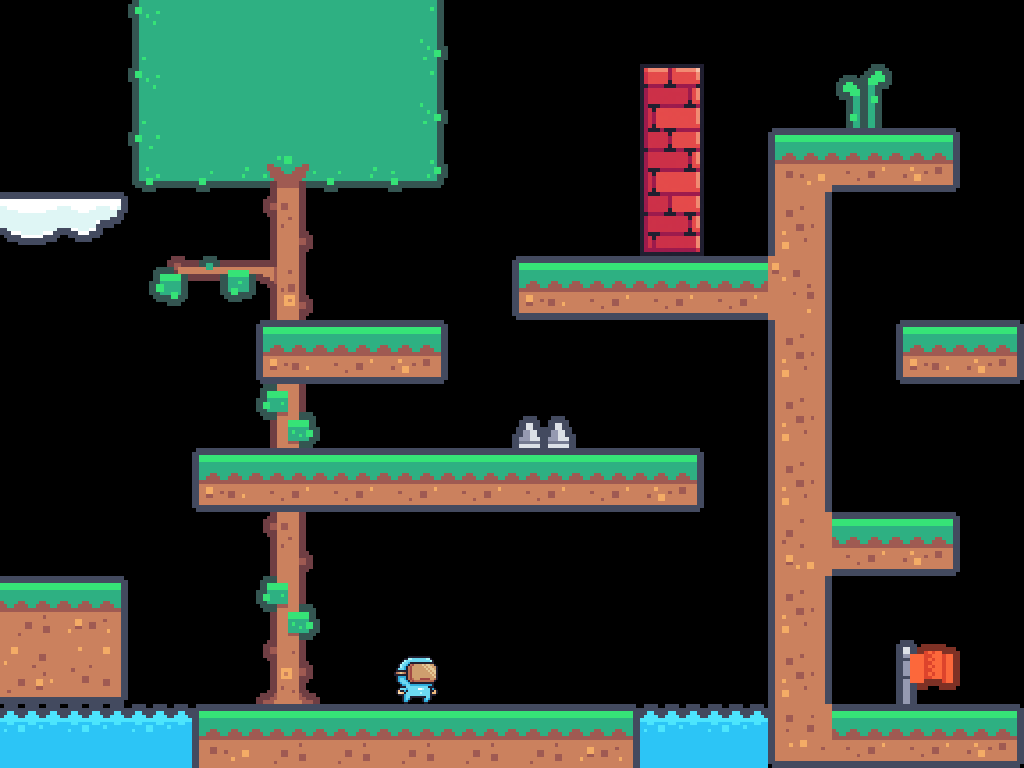

A level layout from a 2D game, rendered from its tile map. Below: a short description, then the map file with its tile-grid data intact:
An orthogonal 16x12 tile map with 64x64 px tiles, 7 tile layers (Background, NPC, Finish, Spike, ...), 3 tilesets and 5 objects (Orange, Apple, Banana, Pineapple, Player).

<map version="1.10" tiledversion="1.11.0" orientation="orthogonal" renderorder="right-down" width="16" height="12" tilewidth="64" tileheight="64" infinite="0" nextlayerid="10" nextobjectid="13">
 <tileset firstgid="1" name="tileset" tilewidth="64" tileheight="64" tilecount="180" columns="20">
  <image source="../assets/Tileset/tileset.png" width="1280" height="576" />
 </tileset>
 <tileset firstgid="181" name="wall" tilewidth="64" tileheight="64" tilecount="3" columns="1">
  <image source="../assets/Tileset/wall.png" width="64" height="192" />
 </tileset>
 <tileset firstgid="184" name="npc" tilewidth="64" tileheight="64" tilecount="1" columns="1">
  <image source="../assets/Tileset/npc.png" width="64" height="64" />
 </tileset>
 <layer id="3" name="Background" width="16" height="12">
  <data encoding="csv">
0,0,38,39,39,39,40,0,0,0,0,0,0,0,0,0,
0,0,38,39,39,39,40,0,0,0,0,0,0,126,0,0,
0,0,58,59,98,59,60,0,0,0,0,0,0,0,0,0,
155,156,0,0,117,0,0,0,0,0,0,0,0,0,0,0,
0,0,99,100,137,0,0,0,0,0,0,0,0,0,0,0,
0,0,0,0,97,0,0,0,0,0,0,0,0,0,0,0,
0,0,0,0,97,0,0,0,0,0,0,0,0,0,0,0,
0,0,0,0,0,0,0,0,0,0,0,0,0,0,0,0,
0,0,0,0,117,0,0,0,0,0,0,0,0,0,0,0,
0,0,0,0,97,0,0,0,0,0,0,0,0,0,0,0,
0,0,0,0,138,0,0,0,0,0,0,0,0,0,0,0,
34,34,34,0,0,0,0,0,0,0,34,34,0,0,0,0
</data>
 </layer>
 <layer id="6" name="NPC" width="16" height="12">
  <data encoding="csv">
0,0,0,0,0,0,0,0,0,0,0,0,0,0,0,0,
0,0,0,0,0,0,0,0,0,0,0,0,0,0,0,0,
0,0,0,0,0,0,0,0,0,0,0,0,0,0,0,0,
0,0,0,0,0,0,0,0,0,0,0,0,0,0,0,0,
0,0,0,0,0,0,0,0,0,0,0,0,0,0,0,0,
0,0,0,0,0,0,0,0,0,0,0,0,0,0,0,0,
0,0,0,0,0,0,0,0,0,0,0,0,0,0,0,0,
0,0,0,0,0,0,0,0,0,0,0,0,0,0,0,0,
0,0,0,0,0,0,0,0,0,0,0,0,0,0,0,0,
0,0,0,0,0,0,0,0,0,0,0,0,0,0,0,0,
0,0,0,0,0,0,184,0,0,0,0,0,0,0,0,0,
0,0,0,0,0,0,0,0,0,0,0,0,0,0,0,0
</data>
 </layer>
 <layer id="4" name="Finish" width="16" height="12">
  <data encoding="csv">
0,0,0,0,0,0,0,0,0,0,0,0,0,0,0,0,
0,0,0,0,0,0,0,0,0,0,0,0,0,0,0,0,
0,0,0,0,0,0,0,0,0,0,0,0,0,0,0,0,
0,0,0,0,0,0,0,0,0,0,0,0,0,0,0,0,
0,0,0,0,0,0,0,0,0,0,0,0,0,0,0,0,
0,0,0,0,0,0,0,0,0,0,0,0,0,0,0,0,
0,0,0,0,0,0,0,0,0,0,0,0,0,0,0,0,
0,0,0,0,0,0,0,0,0,0,0,0,0,0,0,0,
0,0,0,0,0,0,0,0,0,0,0,0,0,0,0,0,
0,0,0,0,0,0,0,0,0,0,0,0,0,0,0,0,
0,0,0,0,0,0,0,0,0,0,0,0,0,0,113,0,
0,0,0,0,0,0,0,0,0,0,0,0,0,0,0,0
</data>
 </layer>
 <objectgroup id="7" name="Fruits">
  <object id="9" name="Orange" x="866.267" y="221.967" width="64" height="64" />
  <object id="10" name="Apple" x="30.7711" y="485.811" width="64" height="64" />
  <object id="11" name="Banana" x="344.641" y="230.848" width="64" height="64" />
  <object id="12" name="Pineapple" x="930.301" y="416.297" width="64" height="64" />
 </objectgroup>
 <layer id="8" name="Spike" width="16" height="12">
  <data encoding="csv">
0,0,0,0,0,0,0,0,0,0,0,0,0,0,0,0,
0,0,0,0,0,0,0,0,0,0,0,0,0,0,0,0,
0,0,0,0,0,0,0,0,0,0,0,0,0,0,0,0,
0,0,0,0,0,0,0,0,0,0,0,0,0,0,0,0,
0,0,0,0,0,0,0,0,0,0,0,0,0,0,0,0,
0,0,0,0,0,0,0,0,0,0,0,0,0,0,0,0,
0,0,0,0,0,0,0,0,69,0,0,0,0,0,0,0,
0,0,0,0,0,0,0,0,0,0,0,0,0,0,0,0,
0,0,0,0,0,0,0,0,0,0,0,0,0,0,0,0,
0,0,0,0,0,0,0,0,0,0,0,0,0,0,0,0,
0,0,0,0,0,0,0,0,0,0,0,0,0,0,0,0,
0,0,0,0,0,0,0,0,0,0,0,0,0,0,0,0
</data>
 </layer>
 <layer id="9" name="Enemy" width="16" height="12">
  <data encoding="csv">
0,0,0,0,0,0,0,0,0,0,0,0,0,0,0,0,
0,0,0,0,0,0,0,0,0,0,0,0,0,0,0,0,
0,0,0,0,0,0,0,0,0,0,0,0,0,0,0,0,
0,0,0,0,0,0,0,0,0,0,0,0,0,0,0,0,
0,0,0,0,0,0,0,0,0,0,0,0,0,0,0,0,
0,0,0,0,0,0,0,0,0,0,0,0,0,0,0,0,
0,0,0,0,0,0,0,0,0,0,0,0,0,0,0,0,
0,0,0,0,0,0,0,0,0,0,0,0,0,0,0,0,
0,0,0,0,0,0,0,0,0,0,0,0,0,0,0,0,
0,0,0,0,0,0,0,0,0,0,0,0,0,0,0,0,
0,0,0,0,0,0,0,0,0,0,0,0,0,0,0,0,
0,0,0,0,0,0,0,0,0,0,0,0,0,0,0,0
</data>
 </layer>
 <layer id="5" name="Wall" width="16" height="12">
  <data encoding="csv">
0,0,0,0,0,0,0,0,0,0,0,0,0,0,0,0,
0,0,0,0,0,0,0,0,0,0,181,0,0,0,0,0,
0,0,0,0,0,0,0,0,0,0,182,0,0,0,0,0,
0,0,0,0,0,0,0,0,0,0,183,0,0,0,0,0,
0,0,0,0,0,0,0,0,0,0,0,0,0,0,0,0,
0,0,0,0,0,0,0,0,0,0,0,0,0,0,0,0,
0,0,0,0,0,0,0,0,0,0,0,0,0,0,0,0,
0,0,0,0,0,0,0,0,0,0,0,0,0,0,0,0,
0,0,0,0,0,0,0,0,0,0,0,0,0,0,0,0,
0,0,0,0,0,0,0,0,0,0,0,0,0,0,0,0,
0,0,0,0,0,0,0,0,0,0,0,0,0,0,0,0,
0,0,0,0,0,0,0,0,0,0,0,0,0,0,0,0
</data>
 </layer>
 <objectgroup id="2" name="Objects">
  <object id="3" name="Player" x="551.004" y="180.128">
   <point />
  </object>
 </objectgroup>
 <layer id="1" name="Main" width="16" height="12">
  <data encoding="csv">
0,0,0,0,0,0,0,0,0,0,0,0,0,0,0,0,
0,0,0,0,0,0,0,0,0,0,0,0,0,0,0,0,
0,0,0,0,0,0,0,0,0,0,0,0,22,3,4,0,
0,0,0,0,0,0,0,0,0,0,0,0,121,0,0,0,
0,0,0,0,0,0,0,0,2,3,3,3,124,0,0,0,
0,0,0,0,2,3,4,0,0,0,0,0,121,0,2,4,
0,0,0,0,0,0,0,0,0,0,0,0,121,0,0,0,
0,0,0,2,3,3,3,3,3,3,4,0,121,0,0,0,
0,0,0,0,0,0,0,0,0,0,0,0,122,3,4,0,
23,24,0,0,0,0,0,0,0,0,0,0,121,0,0,0,
143,144,0,0,0,0,0,0,0,0,0,0,121,0,0,0,
0,0,0,22,23,23,23,23,23,24,0,0,142,3,3,4
</data>
 </layer>
</map>